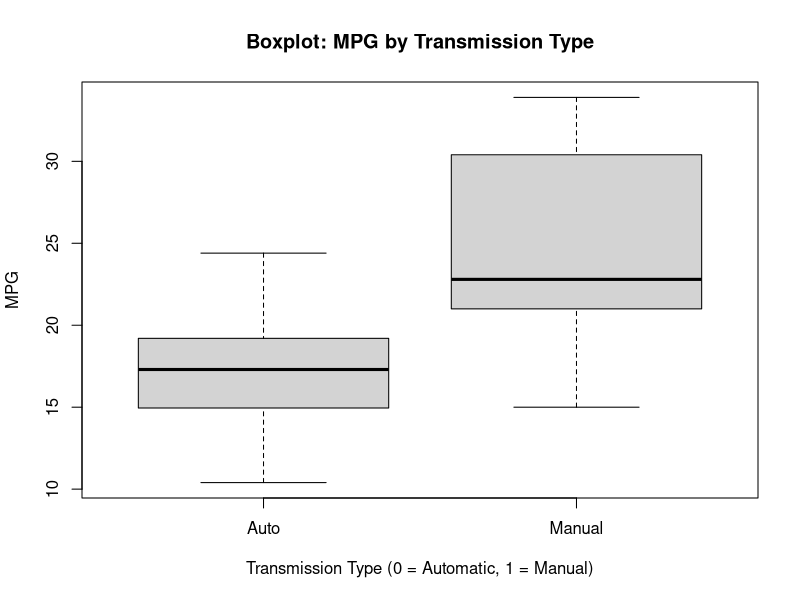
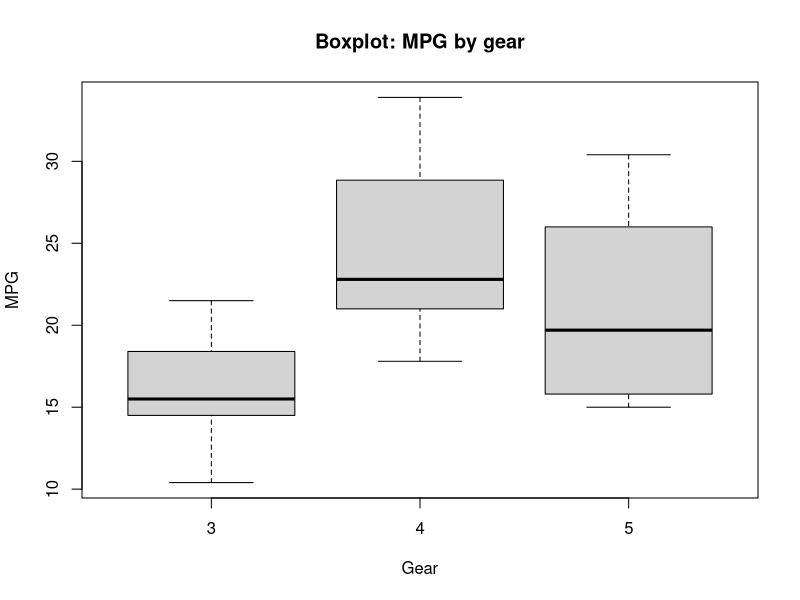
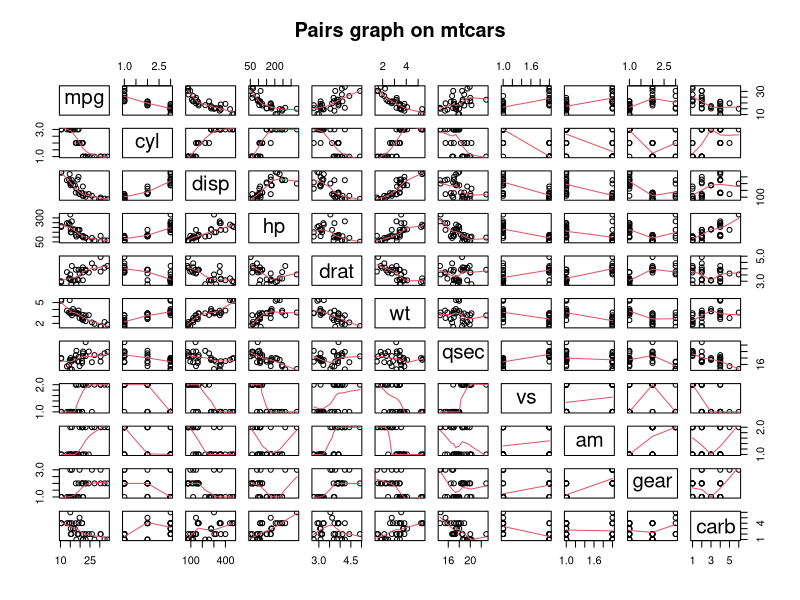
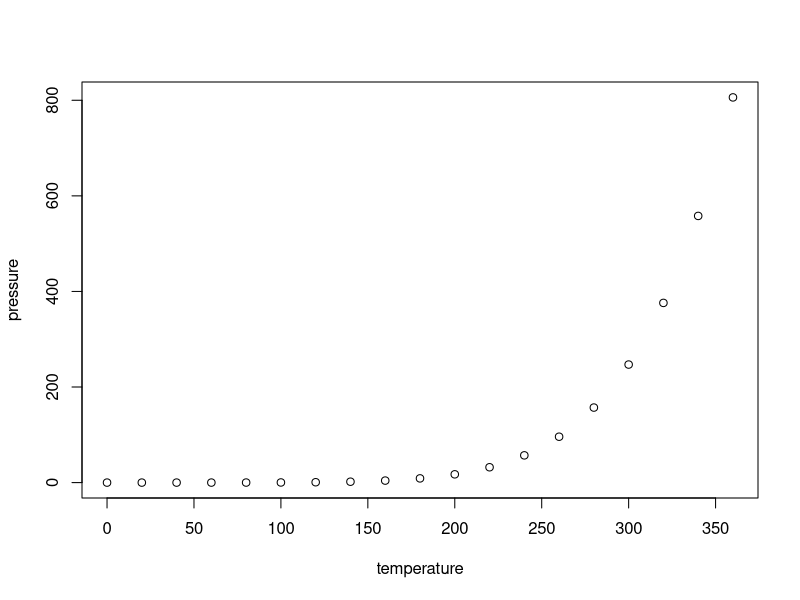

Write the R code that produced these figures, in order.
## ---- chunk 1
knitr::opts_chunk$set(echo = TRUE)
## ---- chunk 2
library(ggplot2)
data(mtcars) # loading the data
head(mtcars, n=5) # first look at the data 
dim(mtcars) # dimensions are 32 records by 11 variables
class <- as.data.frame(sapply(mtcars, function(x) class(x)))
class$unique <- sapply(mtcars, function(x) length(unique(x))); class
mtcars$cyl <- as.factor(mtcars$cyl); mtcars$vs <- as.factor(mtcars$vs)
mtcars$am <- factor(mtcars$am); mtcars$gear <- factor(mtcars$gear)
mtcars$carb <- factor(mtcars$carb); class[class$unique < 10,]
levels(mtcars$am) <- c("Auto", "Manual") # for easier analysis
## ---- chunk 3
  boxplot(mtcars$mpg ~ mtcars$am, 
          xlab="Transmission Type (0 = Automatic, 1 = Manual)", 
          ylab="MPG",
          main="Boxplot: MPG by Transmission Type")
## ---- chunk 4
  boxplot(mtcars$mpg ~ mtcars$gear, 
          xlab="Gear", 
          ylab="MPG",
          main="Boxplot: MPG by gear")
## ---- chunk 5
pairs(mtcars, panel = panel.smooth, main = "Pairs graph on mtcars")
## ---- chunk 6
summary(cars)
## ---- chunk 7
plot(pressure)
